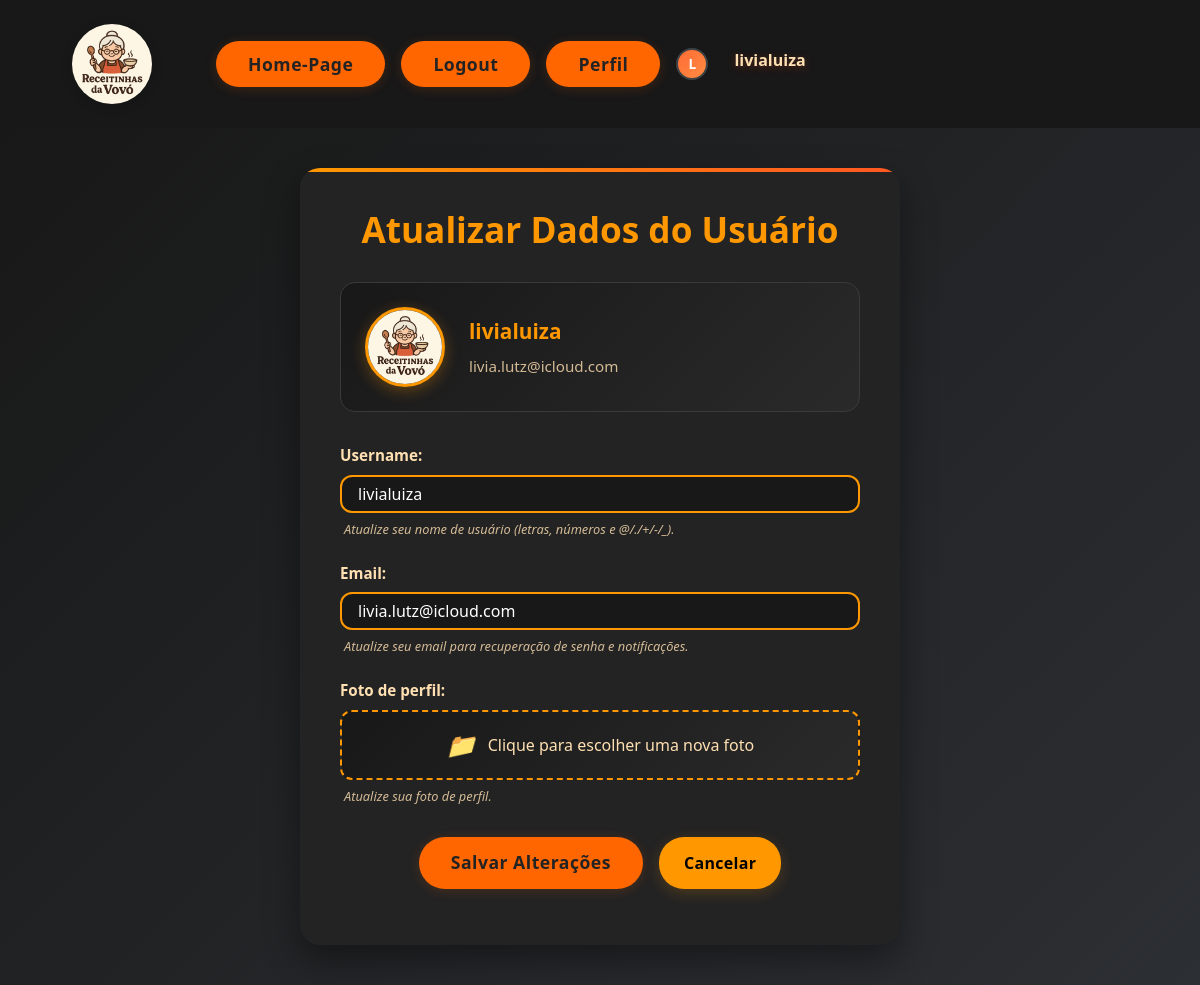
Before: /perfil/atualizar/2/ (signed in) with the older database file.
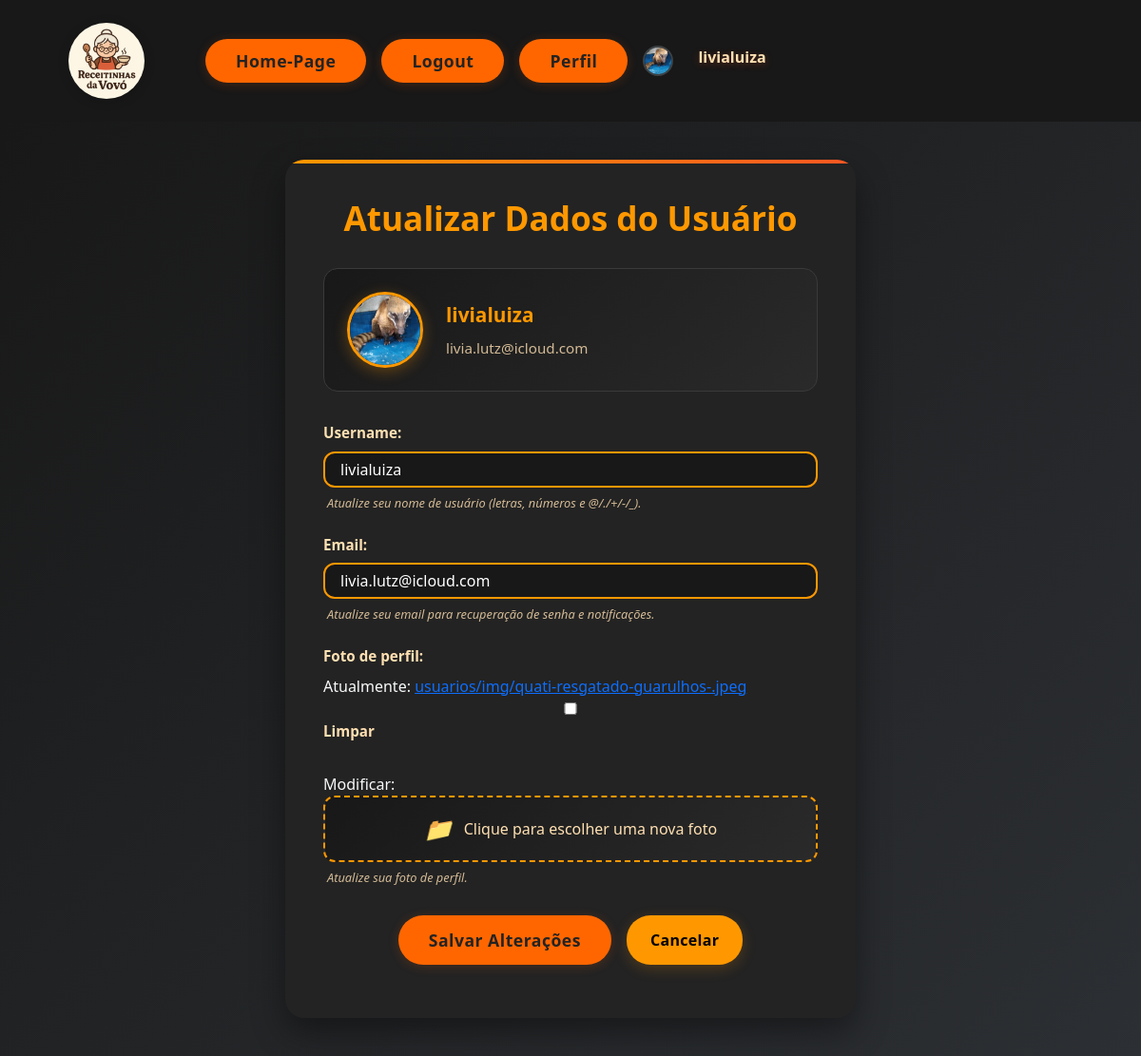
After: the same page with the newer database file.
### usuarios/models.py (models this page shows, shortened)
class Usuario(AbstractUser):
    id = models.AutoField(primary_key=True) # Identificador único do usuário
    email = models.EmailField(help_text='Digite seu email', unique=True) # Email do usuário
    foto_de_perfil = models.ImageField(upload_to='usuarios/img', null=True, blank=True) # Foto de perfil do usuário
    class Meta:
        app_label = 'usuarios'

### usuarios/views.py (the view, shortened to what this page needs)
# urls.py: path('perfil/atualizar/<int:id>/', views.UsuarioUpdateView.as_view(), name='atualizar_perfil'), #rota de atualizar perfil
class UsuarioUpdateView(View):
    def get(self, request, id, *args, **kwargs):
        if not request.user.is_authenticated or request.user.id != int(id):
            return redirect('receitas:homepage')  # ou mostre uma página de erro/permissão negada
        usuario = get_object_or_404(Usuario, pk=self.kwargs['id'])
        formulario = UsuarioUpdateForm(instance=usuario)
        contexto = {
            'formulario': formulario,
            'usuario': usuario,
            'titulo_janela': 'Atualizar Perfil',
            'titulo_pagina': 'Atualizar Dados do Usuário',
            'botao': 'Atualizar Perfil',
        }
        return render(request, 'usuarios/atualiza.html', contexto)

### usuarios/forms.py
class UsuarioUpdateForm(forms.ModelForm):
    class Meta:
        model = Usuario
        fields = ("username", "email", "foto_de_perfil")
        widgets = {
            'username': forms.TextInput(attrs={'class': 'form-control'}),
            'email': forms.EmailInput(attrs={'class': 'form-control'}),
            'foto_de_perfil': forms.ClearableFileInput(attrs={'class': 'form-control-file'}),
        }
        help_texts = {
            'username': "Atualize seu nome de usuário (letras, números e @/./+/-/_).",
            'email': "Atualize seu email para recuperação de senha e notificações.",
            'foto_de_perfil': "Atualize sua foto de perfil.",
        }

### usuarios/templates/usuarios/atualiza.html (shortened to what this page needs)
{% extends 'site_receitas/base.html' %}
{% load static %}
{% block content %}
<div class="atualiza-container">
    <div class="atualiza-card">
        <div class="atualiza-header">
            <h1 class="atualiza-title">{{ titulo_pagina }}</h1>
        </div>
        <div class="current-profile-preview">
            <div class="current-avatar">
                {% if formulario.instance.foto_de_perfil %}
                    <img src="{{ formulario.instance.foto_de_perfil.url }}" alt="Foto atual" class="preview-image">
                {% else %}
                    <img src="{% static 'receitas/img/logo.png' %}" alt="Foto padrão" class="preview-image">
                {% endif %}
            </div>
            <div class="current-info">
                <p class="current-username">{{ formulario.instance.username }}</p>
                <p class="current-email">{{ formulario.instance.email }}</p>
            </div>
        </div>
        <form method="post" enctype="multipart/form-data" class="atualiza-form">
            <fieldset>
                <div class="form-group">
                    {{ formulario.username.label_tag }}
                    {{ formulario.username }}
                    {% if formulario.username.help_text %}
                        <div class="help-text">{{ formulario.username.help_text }}</div>
                    {% endif %}
                </div>
                <div class="form-group">
                    {{ formulario.email.label_tag }}
                    {{ formulario.email }}
                    {% if formulario.email.help_text %}
                        <div class="help-text">{{ formulario.email.help_text }}</div>
                    {% endif %}
                </div>
                <div class="form-group photo-upload">
                    {{ formulario.foto_de_perfil.label_tag }}
                    <div class="file-upload-wrapper">
                        {{ formulario.foto_de_perfil }}
                        <div class="file-upload-info">
                            <i class="upload-icon">📁</i>
                            <span class="upload-text">Clique para escolher uma nova foto</span>
                        </div>
                    </div>
                    {% if formulario.foto_de_perfil.help_text %}
                        <div class="help-text">{{ formulario.foto_de_perfil.help_text }}</div>
                    {% endif %}
                </div>
                <div class="form-actions">
                    <button type="submit" class="modern-btn atualiza-btn">
                        <span>Salvar Alterações</span>
                    </button>
                    <a href="{% url 'usuarios:perfil' formulario.instance.id %}" class="modern-btn secondary-btn">
                        <span>Cancelar</span>
                    </a>
                </div>
            </fieldset>
        </form>
    </div>
</div>
{% endblock %}

### usuarios/templates/usuarios/links.html
<nav class="nav-links">
  <a href="/" class="modern-btn">Home-Page</a>
  {% if user.is_authenticated %}
    <a href="{% url 'usuarios:logout_confirm' %}" class="modern-btn">Logout</a>
    <a href="{% url 'usuarios:perfil' user.id %}" class="modern-btn">Perfil</a>
    <div class="author-avatar" style="align-self: center;">
        {% if user.foto_de_perfil %}
            <img src="{{ user.foto_de_perfil.url }}" alt="{{ user.username }}" class="author-profile-pic">
        {% else %}
            <div class="author-profile-pic author-default-pic">
                {{ user.username|first|upper }}
            </div>
        {% endif %}
    </div>
  {% else %}
    <a href="{% url 'usuarios:login' %}" class="modern-btn">Login</a>
    <a href="{% url 'usuarios:cadastro' %}" class="modern-btn">Cadastro</a>
  {% endif %}
  <div class="user-name">
    {% firstof user.username "Visitante" %}
  </div>
</nav>

Changed rows visible on the page:
changed Usuario "livialuiza": foto_de_perfil: picture added; instance.foto_de_perfil: picture added; username|first "L" → (not shown)
Other visible differences:
form field foto_de_perfil: (not shown) → "☐"
text now shown: "Atualmente: usuarios/img/quati-resgatado-guarulhos-.jpeg Limpar Modificar:"
